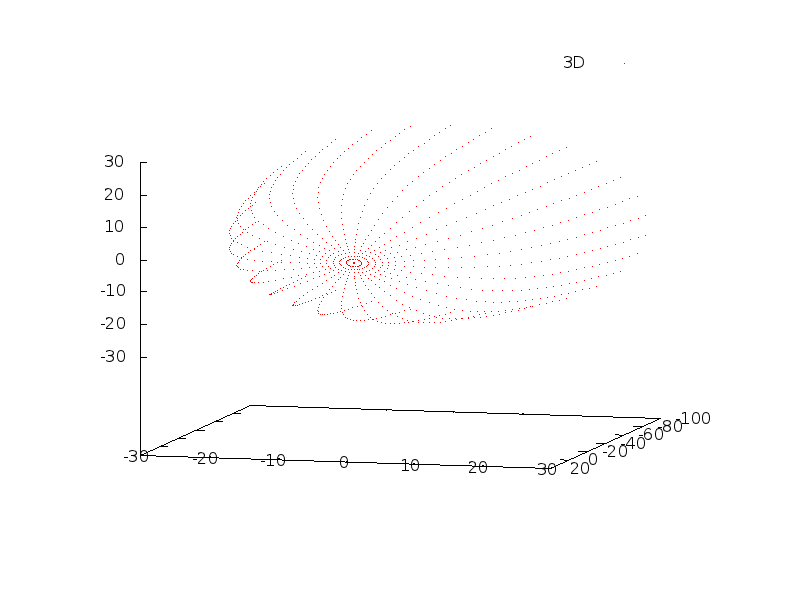

gnuplot code for this plot:
set output '3d.png'
set terminal png size 800,600
set view 80,105,1,1
splot './points.dat' w d t '3D'

set output '2d.png'
plot [20:-100][:] './points.dat' u 1:3 w d t 'X-Z plane'

set output 'XZ.png'
plot [20:-100][:] './XZ.dat' u 1:3 w d t 'X-Z plane, Y=0'